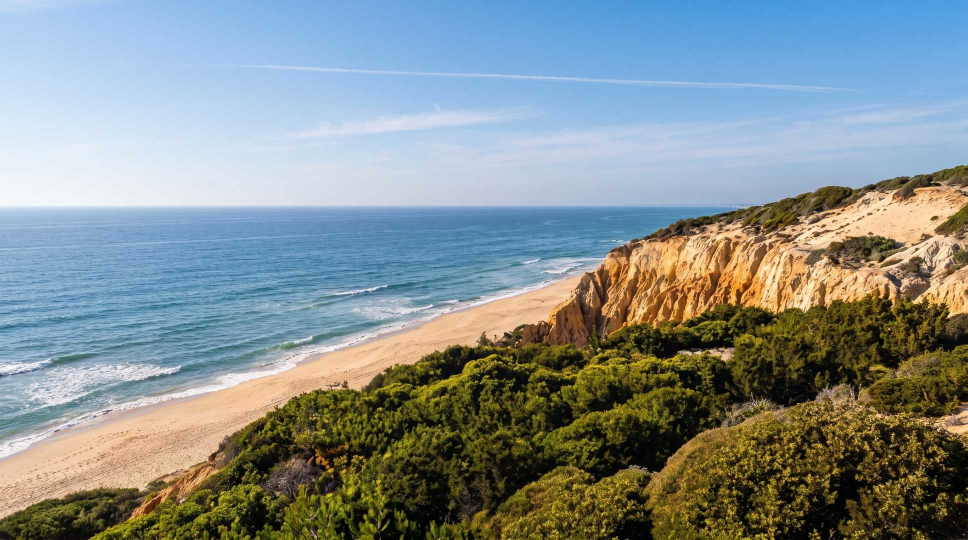
#> input picture materials/photos/56c89f22-18a9-4b72-994c-de674372e2a1.jpg, 1935 x 1080 px, found by its file name (shown at 1/2 size)
$ python build-images.py
#> lines starting #> are read from the running program, lines starting #| are printed output that depends on the picture
"""Generate optimized WebP variants of the source photos into public/images.

Each scene has a landscape (desktop) and a portrait (mobile) crop. Run with
`npm run images` after adding or swapping photos in materials/photos.
"""
from pathlib import Path
from PIL import Image

SRC = Path("materials/photos")
OUT = Path("public/images")

SCENES = {
    "coast":     ("56c89f22-18a9-4b72-994c-de674372e2a1.jpg", "91eef0b9-14eb-431f-a5a5-f1e1752af342.jpg"),
    "touch":     ("15df0690-1e7f-4bae-9254-f315a2581e2f.jpg", "1123a591-3a0d-482b-9bb4-07f079e68f6f.jpg"),
    "pines":     ("2a144669-eeee-46bf-8163-576f6eb07ad3.jpg", "a33795b9-8d02-40f8-a299-89ab3792b34f.jpg"),
    "boardwalk": ("fb68aaf9-b6db-45a3-8d43-955bf41de40c (1).jpg", "37a8a533-977c-40ab-aed6-760daac205f6.jpg"),
    "mist":      ("8ea83e3d-a162-43b9-b225-5bb1ec6169f7.jpg", "c7f344f6-4b74-496d-89df-64e9d4285e1f.jpg"),
    "dunes":     ("af389385-10c7-4a7a-8429-1b78b9f5f842.jpg", "d6f997f2-345f-45b4-9b10-c12bd1ffcc5f.jpg"),
    "dusk":      ("06b122e965d2491d9cd7521946e80493.jpg", "6c53ab1e-22e9-4c8f-ae9a-3b76d1a4ae19.jpg"),
    "grove":     ("def834f6-f37b-4b28-aa81-badf0b90f56b.jpg", None),
}


def save(im: Image.Image, width: int, name: str) -> None:
    if im.width > width:
        im = im.resize((width, round(im.height * width / im.width)), Image.LANCZOS)
    im.save(OUT / name, "WEBP", quality=78, method=6)


def main() -> None:
    OUT.mkdir(parents=True, exist_ok=True)
    for scene, (land, port) in SCENES.items():
        im = Image.open(SRC / land).convert("RGB")
#> im is the input picture: PIL image 1935x1080 RGB; mean R, G, B 131.7, 142.6, 142.5
        save(im, 1920, f"{scene}-l-1920.webp")
        save(im, 1200, f"{scene}-l-1200.webp")
#> call 2 of save, with width = 1200, name = 'coast-l-1200.webp'
#> in save (call 2), `im = im.resize((width, round(im.height * width / im.width)), Image.LAN..`:
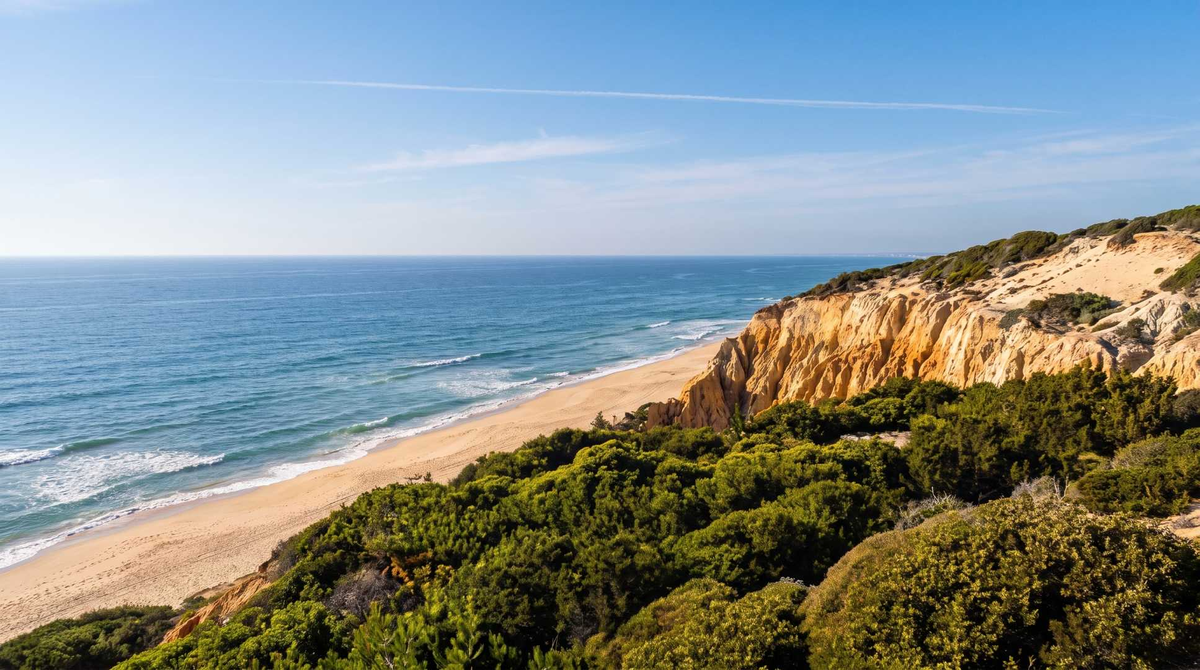
#> im: PIL image 1200x670 RGB; mean R, G, B 131.7, 142.6, 142.5
        if port:
            p = Image.open(SRC / port).convert("RGB")
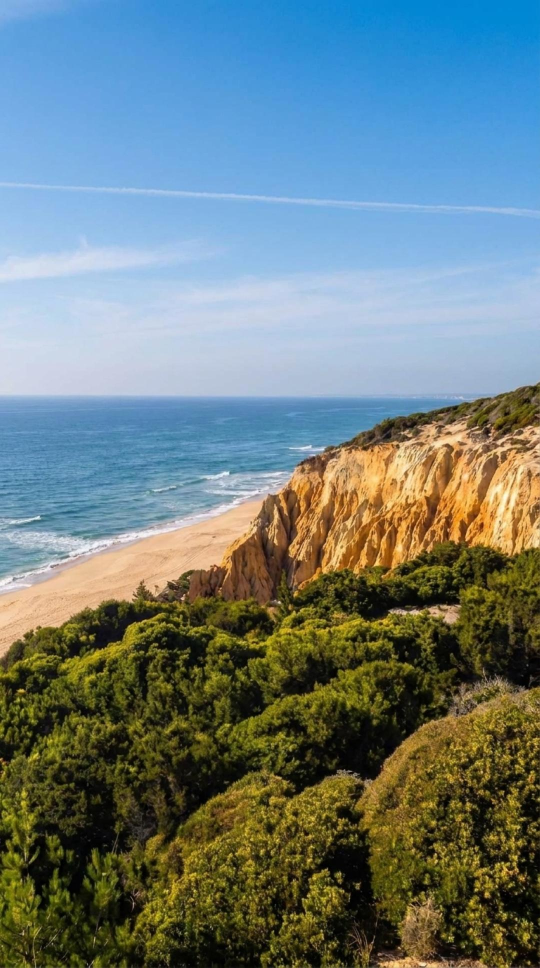
#> input picture materials/photos/91eef0b9-14eb-431f-a5a5-f1e1752af342.jpg, 1080 x 1935 px, found by its file name (shown at 1/2 size)
#> p is the input picture: PIL image 1080x1935 RGB; mean R, G, B 107.9, 125.7, 126.1
            save(p, 1080, f"{scene}-p-1080.webp")
            save(p, 720, f"{scene}-p-720.webp")
#> call 4 of save, with width = 720, name = 'coast-p-720.webp'
#> in save (call 4), `im = im.resize((width, round(im.height * width / im.width)), Image.LAN..`:
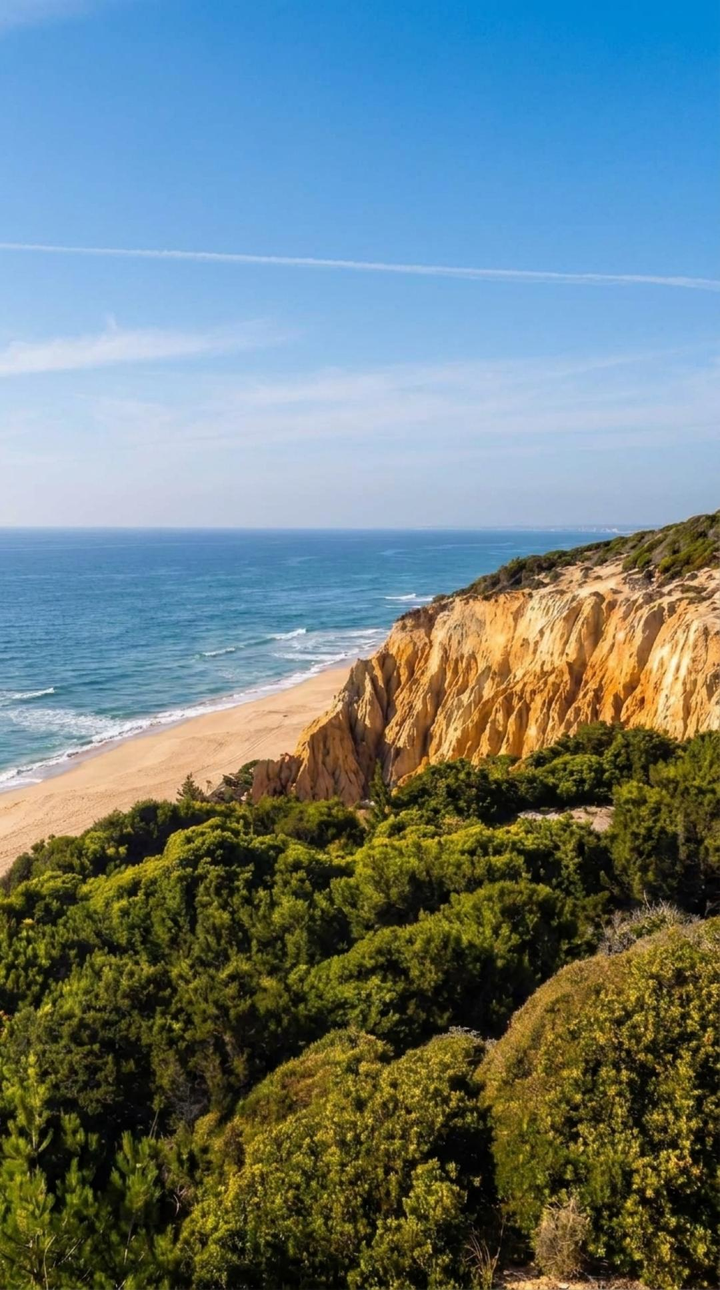
#> im: PIL image 720x1290 RGB; mean R, G, B 107.9, 125.7, 126.2
#> pass 2 of the loop in main, `for scene, (land, port) in SCENES.items():`:
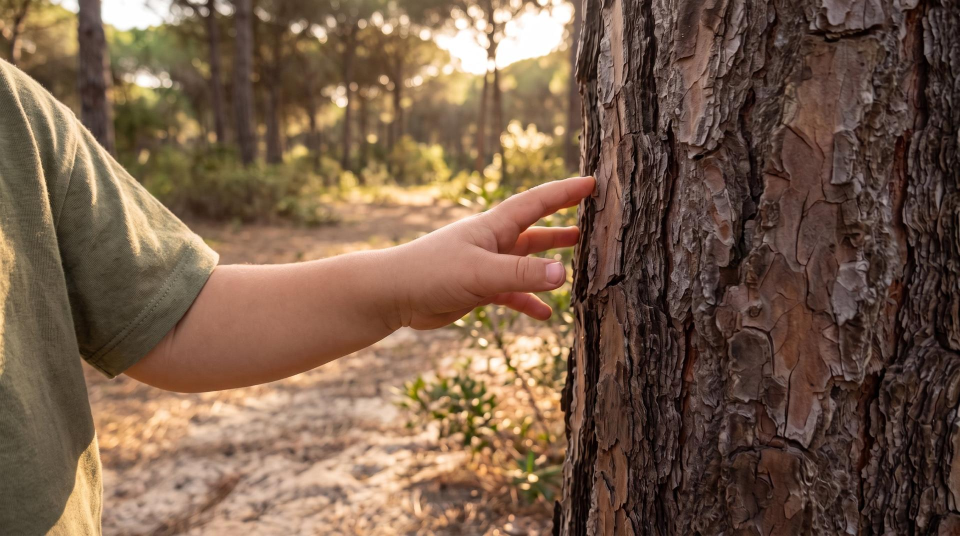
#> input picture materials/photos/15df0690-1e7f-4bae-9254-f315a2581e2f.jpg, 1920 x 1072 px, found by its file name (shown at 1/2 size)
#> in main, im is the input picture: PIL image 1920x1072 RGB; mean R, G, B 119, 93, 73.4
#> im: PIL image 1200x670 RGB
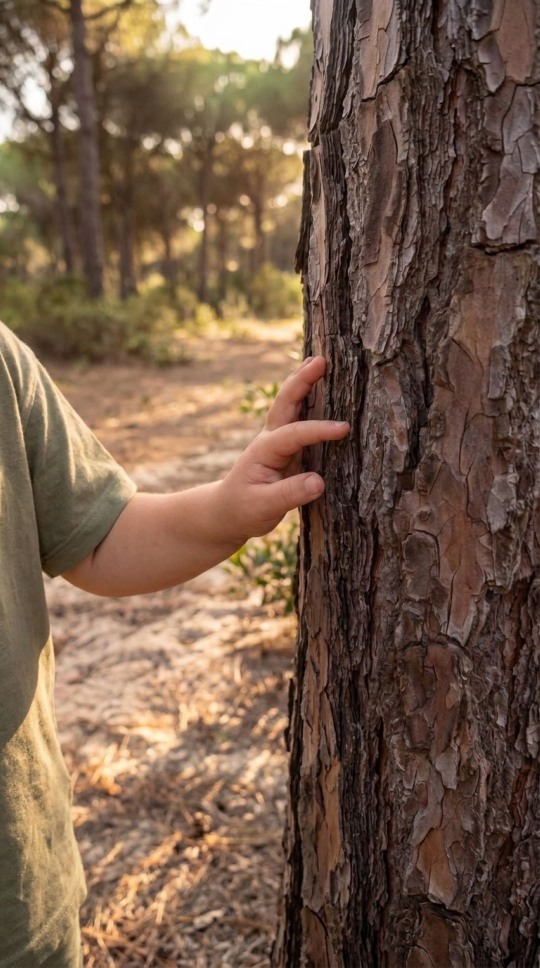
#> input picture materials/photos/1123a591-3a0d-482b-9bb4-07f079e68f6f.jpg, 1080 x 1935 px, found by its file name (shown at 1/2 size)
#> in main, p is the input picture: PIL image 1080x1935 RGB; mean R, G, B 119.2, 94, 75.2
#> in save (call 8), `im = im.resize((width, round(im.height * width / im.width)), Image.LAN..`:
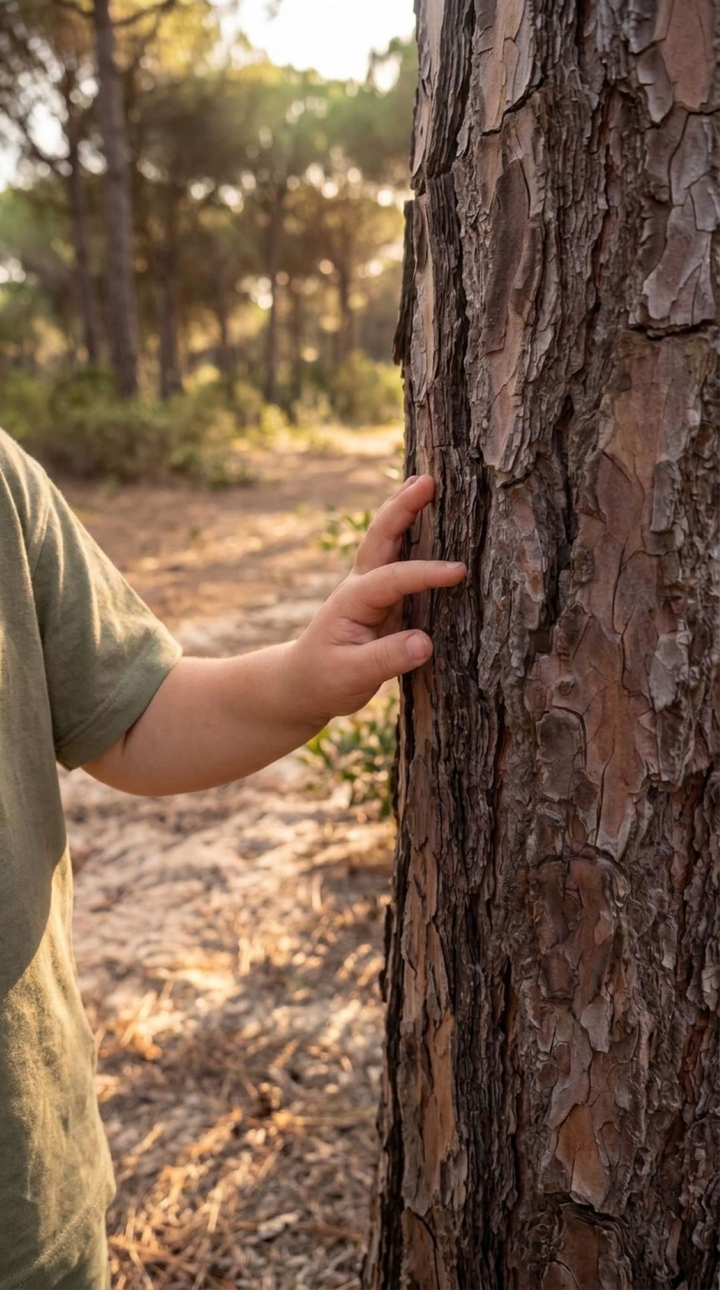
#> im: PIL image 720x1290 RGB; mean R, G, B 119.2, 94, 75.2
#> pass 3 of the loop in main, `for scene, (land, port) in SCENES.items():`:
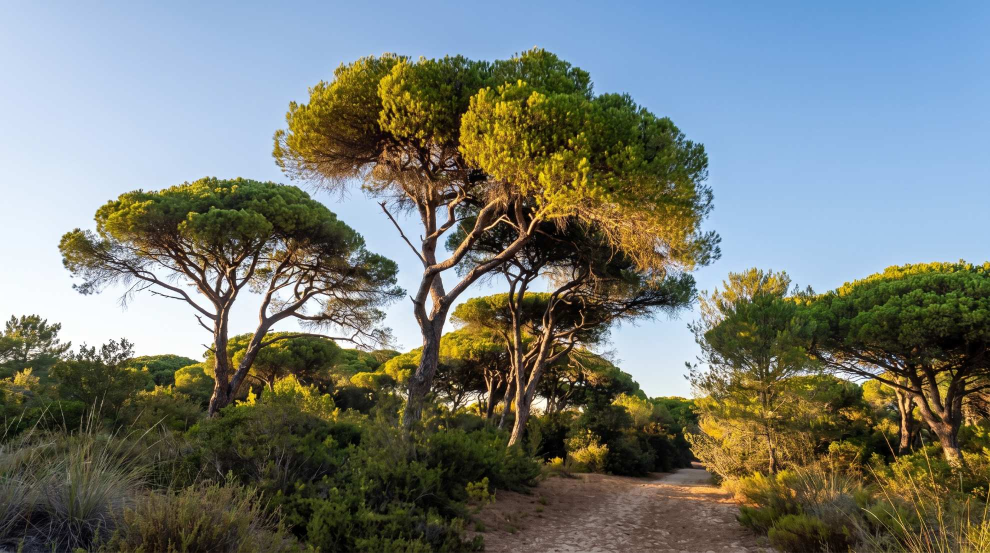
#> input picture materials/photos/2a144669-eeee-46bf-8163-576f6eb07ad3.jpg, 1980 x 1105 px, found by its file name (shown at 1/2 size)
#> in main, im is the input picture: PIL image 1980x1105 RGB; mean R, G, B 116.2, 122.1, 115.2
#> im: PIL image 1920x1072 RGB
#> im: PIL image 1200x670 RGB
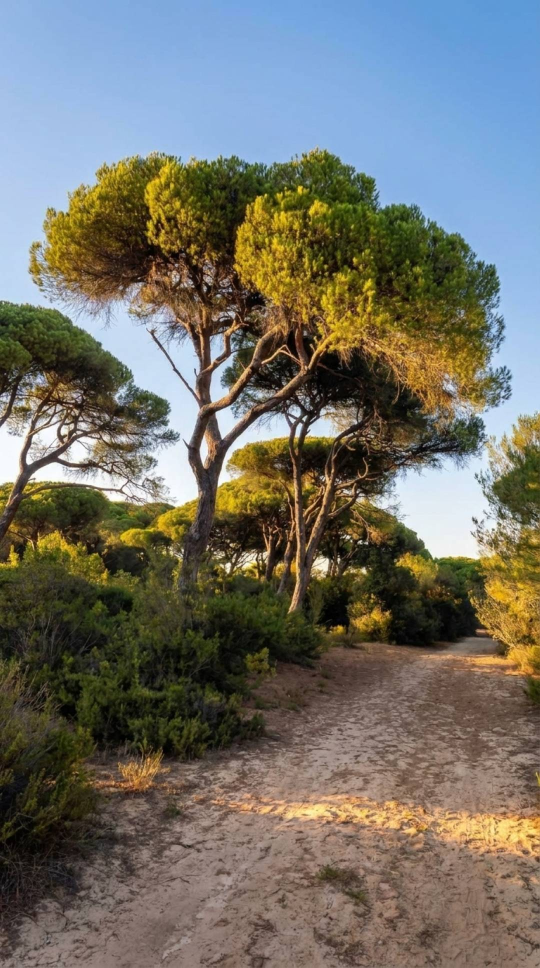
#> input picture materials/photos/a33795b9-8d02-40f8-a299-89ab3792b34f.jpg, 1080 x 1935 px, found by its file name (shown at 1/2 size)
#> in main, p is the input picture: PIL image 1080x1935 RGB; mean R, G, B 113.9, 112.8, 104.4
#> in save (call 12), `im = im.resize((width, round(im.height * width / im.width)), Image.LAN..`:
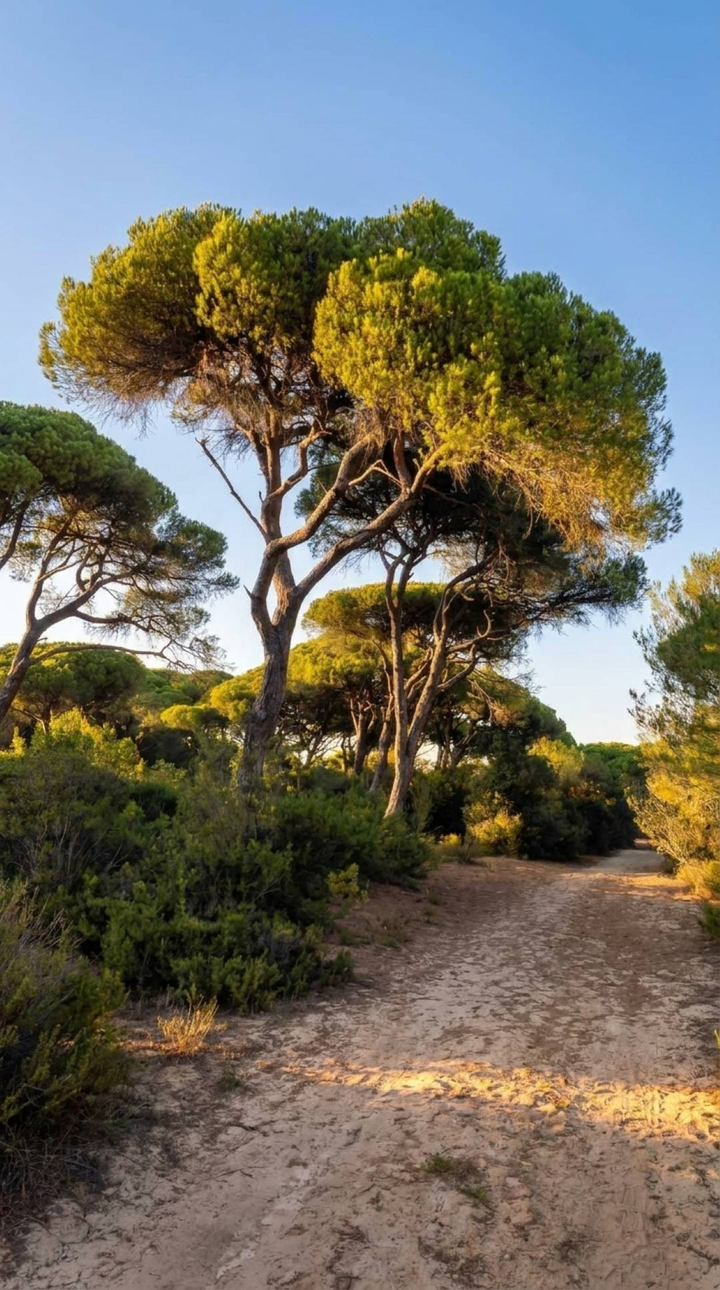
#> im: PIL image 720x1290 RGB; mean R, G, B 113.9, 112.8, 104.5
#> the loop made 4 passes; the first 3 are shown

    # Social share card (1200x630) from the hero scene.
    og = Image.open(SRC / SCENES["coast"][0]).convert("RGB")
    ratio = 1200 / 630
    h = round(og.width / ratio)
    top = (og.height - h) // 2
    og.crop((0, top, og.width, top + h)).resize((1200, 630), Image.LANCZOS).save(
        Path("public") / "og-image.jpg", "JPEG", quality=82, optimize=True
    )


if __name__ == "__main__":
#> (the run stopped early here; a loop or call above may not have finished)
